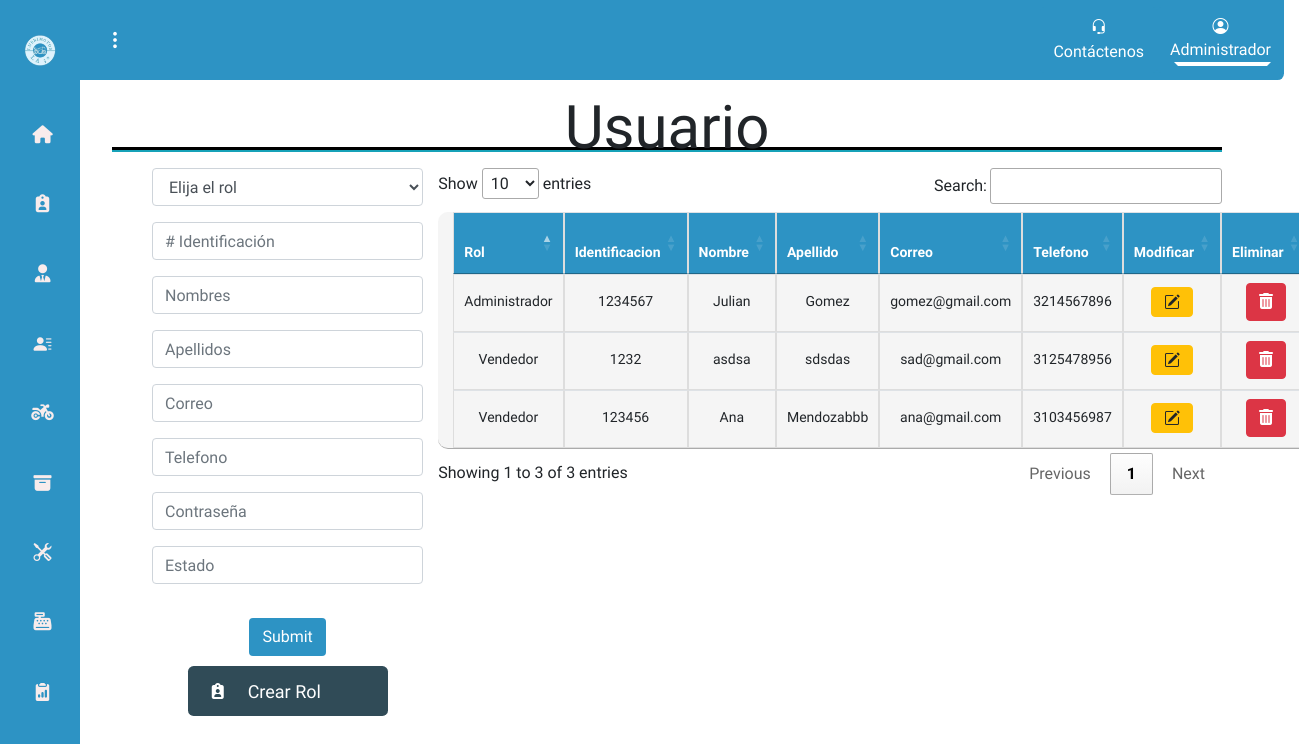
/?c=Usuario (signed in), run on the app's committed database.
### tables this page shows
CREATE TABLE IF NOT EXISTS USUARIOS (
  id_rol INT NOT NULL,
  id_usuario VARCHAR(10) NOT NULL,
  nombres_usuario VARCHAR(50) NOT NULL,
  apellidos_usuario VARCHAR(50) NOT NULL,
  correo_usuario VARCHAR(100) NOT NULL,
  telefono_usuario VARCHAR(15) NOT NULL,
  pass_usuario VARCHAR(150) NOT NULL,
  PRIMARY KEY (id_usuario),
  INDEX ind_personas_rol (id_rol ASC) ,
  UNIQUE INDEX correo_persona_UNIQUE (correo_usuario ASC) ,
  CONSTRAINT fk_personas_rol
    FOREIGN KEY (id_rol)
    REFERENCES ROLES (id_rol)
    ON DELETE CASCADE
    ON UPDATE CASCADE);

CREATE TABLE IF NOT EXISTS ROLES (
  id_rol INT NOT NULL AUTO_INCREMENT,
  nombre_rol VARCHAR(50) NULL,
  PRIMARY KEY (id_rol));

### controllers/Usuario.php (called while the page is built, shortened)
<?php
    require_once "models/dao_model/Usuario_dao.php";
    class Usuario{
            private $usuarioDao;
            public function __construct(){
                $this->usuarioDao = new Usuario_dao;
            }
            public function index(){
                $verUsuario = $this->usuarioDao->verUsuarioDao();
                require_once "views/roles/admin/header_dash.php";
                require_once "views/modules/1_users/1_1_usuario/usuario.view.php";
                require_once "views/roles/admin/footer.php";
            }
    }
?>

### models/Database.php (called while the page is built)
<?php
   class DataBase{
        private $host;
        private $user;
        private $db;
        private $pass;
        private $port;
        public function __construct(){
            $this->host="localhost";
            $this->port="3310";
			$this->user="root";
			$this->pass="";
			$this->db="infotec";
        }
        function connection(){
            try{
                $pdo = new PDO("mysql:host=".$this->host.";dbname=".$this->db.";port=".$this->port,$this->user,$this->pass);
                $pdo->setAttribute(PDO::ATTR_ERRMODE, PDO::ERRMODE_EXCEPTION);
            } catch(PDOException $e) {
                echo "Connection failed: " . $e->getMessage();
                die();
            }
            return $pdo;
        }
    }
?>

### models/dao_model/Usuario_dao.php (called while the page is built, shortened)
<?php
	class Usuario_dao{
		private $pdo;
		public function __construct(){
			try {
				$db = new DataBase();
				$this->pdo = $db->connection();
			} catch (Exception $e) {
				die($e->getMessage());
			}
		}
		public function verUsuarioDao(){
			$sql = "SELECT  pass_usuario,u.telefono_usuario,u.correo_usuario,u.apellidos_usuario,u.nombres_usuario,u.id_usuario,r.nombre_rol FROM usuarios u inner join roles r on r.id_rol=u.id_rol;";
			$resultado = $this->pdo->query($sql);
			$ver = $resultado->fetchall();
			return $ver;
		}
	}
?>

### views/modules/1_users/1_1_usuario/usuario.view.php (the view, shortened to what this page needs)
<link rel="stylesheet" href="https://cdn.datatables.net/1.13.6/css/jquery.dataTables.min.css">
<body>
    <div class="container">
    <h1 class="titulos mt-1">Usuario</h1>
    <hr>
        <div class="row tablas">
            <div class="col-md-3">
                <form method="post" action="?c=Usuario" class="row g-3 needs-validation" id="usuario" novalidate>
                    <select class="form-control mb-3" name="id_rol" placeholder="Rol" >
                    <option selected>Elija el rol</option>
                    </select>
                    <input type="int" class="form-control mb-3 numero" id="id_usuario" name="id_usuario" placeholder="# Identificación">
                    <input type="text" class="form-control mb-3 texto" id="nombres_usuario" name="nombres_usuario" placeholder="Nombres">
                    <input type="text" class="form-control mb-3 texto" id="apellido_usuario" name="apellidos_usuario" placeholder="Apellidos">
                    <input type="text" class="form-control mb-3 email" id="correo_usuario" name="correo_usuario" placeholder="Correo">
                    <input type="text" class="form-control mb-3 numero" id="telefono_usuario" name="telefono_usuario" placeholder="Telefono">
                    <input type="password" class="form-control mb-3 password" id="pass_usuario" name="pass_usuario" placeholder="Contraseña">
                    <input type="int" class="form-control mb-3 numero" name="estado_usuario" placeholder="Estado">
                    <div class="container">
                    </div>
                    <input type="submit" class="btn btn-enviar mt-2 ">
                </form>
                <div class="tamaño">
                    <td  class="text-center">
                        <a class="btn-otro btn-secondary" href="?c=Roles"     style="border-top-width: 6px;margin-bottom: 5px;">
                            <i class="fas fa-clipboard-user "></i>
                    <div class= "parrafo">Crear Rol</div>
                    </a>
                    </td>
                </div>
            </div>
            <div class="div col-md-9">
                <table id="tablausuario"class="table justify-content-center col-11 ">
                    <thead>
                        <tr class="text-center">
                            <th scope="col">Rol</th>
                            <th scope="col">Identificacion</th>
                            <th scope="col">Nombre</th>
                            <th scope="col">Apellido</th>
                            <th scope="col">Correo</th>
                            <th scope="col">Telefono</th>
                            <th scope="col">Modificar</th>
                            <th scope="col">Eliminar</th>
                        </tr>
                    </thead>
                    <tbody>
                        <?php
                        foreach ($verUsuario as $usuario){
                        ?>
                        <tr>
                            <td class="text-center">
                                <?php echo $usuario['nombre_rol']?>
                            </td>
                            <td class="text-center">
                                <?php echo $usuario['id_usuario']?>
                            </td>
                            <td class="text-center">
                                <?php echo $usuario['nombres_usuario']?>
                            </td>
                            <td class="text-center">
                                <?php echo $usuario['apellidos_usuario']?>
                            </td><td class="text-center">
                                <?php echo $usuario['correo_usuario']?>
                            </td>
                            <td class="text-center">
                                <?php echo $usuario['telefono_usuario']?>
                            </td>
                            <td class="text-center"><a class="btn btn-warning" href="?c=Usuario&a=editar_usuario& id_usuario=<?php echo $usuario['id_usuario']?>"><i class="bi bi-pencil-square"></i></a></td>
                            <td  class="text-center"><a class="btn btn-danger" href="?c=Usuario&a=eliminar_usuario& id_usuario=<?php echo $usuario['id_usuario']?>"><i class="fa fa-trash"></i></a></td>
                            </tr>
                        <?php
                        }
                        ?>
                        </tbody>
            </div>
        </div>
    </div>
</body>

### assets/css/styles-dashboard.css (style rules this page uses)
* { margin-right: 0; padding: 0; box-sizing: border-box; text-decoration: none; font-family: 'Roboto Condensed', sans-serif; }
html { min-width: 100wh; }
body { margin-left: 80px; transition: marging-left 300ms cubic-bezier(0.785, 0.135, 0.15, 0.86); margin-right: 15px; min-height: 100wh; background-position: center center; background-repeat:no-repeat ; background-size:cover ; }
.btn-otro { color: #ffffff; text-decoration: none; background-color: #304b57; display: grid; grid-template-columns: repeat(2, 2fr); grid-template-columns: 30% 70%; border-radius: 0.35rem; width: 200px; }
.parrafo { display: flex; align-items: center; height: 50px ; font-size: 18px; }
.tamaño { margin-top: 10px; display: flex; align-content: center; justify-content: center; }
div.row { max-width: 100%; max-height: 100vh; }
.btn-enviar { background-color: #2D93C4; color: white; position: relative; display: flex; align-items: center; }
form div { padding-top: 10px; }
i.bi, i.fas { display: flex; align-items: center; justify-content: center; }
div.row { max-width: 100%; }
.row form { display: flex; justify-content: center; }
.titulos { display: flex; align-items: center; justify-content: center; font-size: 60px; }
hr { background-color: #17a2b8; border: none; border-top: 3px solid#000000; height: 2px; width: 100%; margin-top: -25PX; }
.tablas { display: flex; align-items: flex-start; justify-content: flex-start; align-content: stretch; flex-wrap: wrap; flex-direction: row; margin-left: 40px; }
table { background-color: #f5f5f5; width: 100%; font-size: 14px; text-align: left; margin-bottom: 20px; border-collapse: collapse; border-radius: 10px; overflow: hidden; }
th, td { border: 1px solid #ddd; padding: 8px; text-align: left; height: 40px; }
th { background-color: #2D93C4; color: #fff;; }

### data on the page
usuarios: id_rol.nombre_rol "Vendedor", id_usuario "1232", nombres_usuario "asdsa", apellidos_usuario "sdsdas", correo_usuario "sad@gmail.com", telefono_usuario "3125478956"
usuarios: id_rol.nombre_rol "Vendedor", id_usuario "123456", nombres_usuario "Ana", apellidos_usuario "Mendozabbb", correo_usuario "ana@gmail.com", telefono_usuario "3103456987"
usuarios: id_rol.nombre_rol "Administrador", id_usuario "1234567", nombres_usuario "Julian", apellidos_usuario "Gomez", correo_usuario "gomez@gmail.com", telefono_usuario "3214567896"

### other printed values
$_SESSION['session'] "Administrador"
